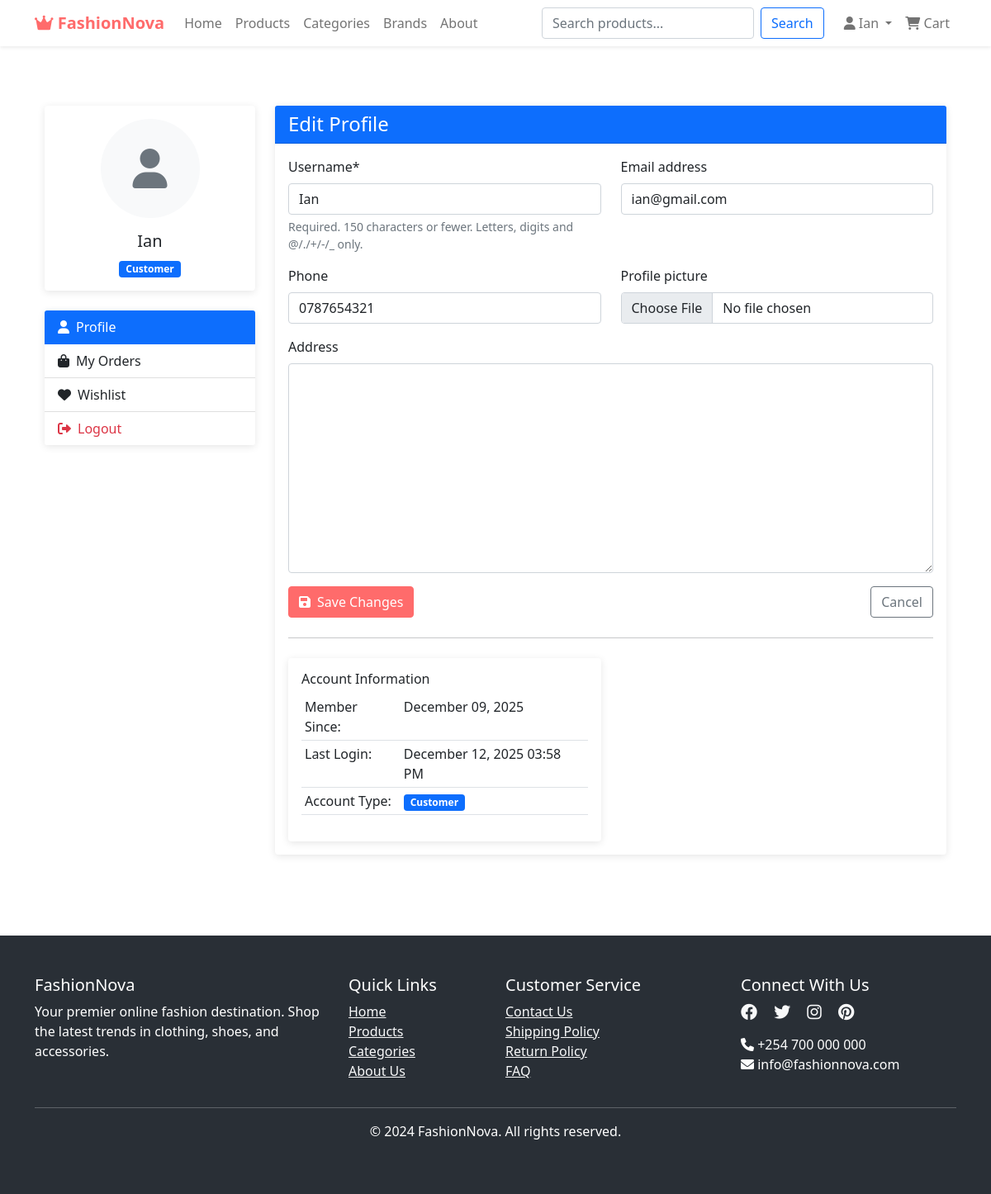
The page /users/profile/ (signed in) on the database its author committed.
### users/models.py (models this page shows, shortened)
class CustomUser(AbstractUser):
    USER_TYPES = (
        ('customer', 'Customer'),
        ('seller', 'Seller'),
        ('admin', 'Admin'),
    )
    user_type = models.CharField(max_length=10, choices=USER_TYPES, default='customer')
    phone = models.CharField(max_length=15, blank=True, null=True)
    address = models.TextField(blank=True, null=True)
    profile_picture = models.ImageField(upload_to='profile_pics/', blank=True, null=True)

### users/views.py (the view)
# urls.py: path('profile/', views.profile_view, name='profile'),
@login_required
def profile_view(request):
    if request.method == 'POST':
        form = UserUpdateForm(request.POST, request.FILES, instance=request.user)
        if form.is_valid():
            form.save()
            messages.success(request, 'Your profile has been updated!')
            return redirect('profile')
    else:
        form = UserUpdateForm(instance=request.user)
    return render(request, 'users/profile.html', {'form': form})

### users/forms.py
class UserUpdateForm(forms.ModelForm):
    class Meta:
        model = CustomUser
        fields = ['username', 'email', 'phone', 'address', 'profile_picture']

### fashionnova_app/context_processors.py (called while the page is built)
def cart_count(request):
    if request.user.is_authenticated:
        try:
            cart_count = Cart.objects.filter(user=request.user).count()
            wishlist_count = Wishlist.objects.filter(user=request.user).count()
            return {
                'cart_count': cart_count,
                'wishlist_count': wishlist_count
            }
        except:
            return {'cart_count': 0, 'wishlist_count': 0}
    return {'cart_count': 0, 'wishlist_count': 0}

### users/templates/users/profile.html (shortened to what this page needs)
{% extends 'base.html' %}
{% load crispy_forms_tags %}
{% block content %}
<div class="container py-5">
    <div class="row">
        <div class="col-md-3">
            <div class="card mb-4">
                <div class="card-body text-center">
                    {% if user.profile_picture %}
                        <img src="{{ user.profile_picture.url }}"
                             class="rounded-circle mb-3"
                             width="120" height="120"
                             alt="{{ user.username }}">
                    {% else %}
                        <div class="rounded-circle bg-light d-inline-flex align-items-center justify-content-center mb-3"
                             style="width: 120px; height: 120px;">
                            <i class="fas fa-user fa-3x text-muted"></i>
                        </div>
                    {% endif %}
                    <h5>{{ user.get_full_name|default:user.username }}</h5>
                    <span class="badge bg-{% if user.user_type == 'seller' %}warning{% else %}primary{% endif %}">
                        {{ user.get_user_type_display }}
                    </span>
                </div>
            </div>
            <div class="card">
                <div class="list-group list-group-flush">
                    <a href="{% url 'profile' %}" class="list-group-item list-group-item-action active">
                        <i class="fas fa-user me-2"></i>Profile
                    </a>
                    <a href="{% url 'orders' %}" class="list-group-item list-group-item-action">
                        <i class="fas fa-shopping-bag me-2"></i>My Orders
                    </a>
                    <a href="{% url 'wishlist' %}" class="list-group-item list-group-item-action">
                        <i class="fas fa-heart me-2"></i>Wishlist
                    </a>
                    <a href="{% url 'logout' %}" class="list-group-item list-group-item-action text-danger">
                        <i class="fas fa-sign-out-alt me-2"></i>Logout
                    </a>
                </div>
            </div>
        </div>
        <div class="col-md-9">
            <div class="card">
                <div class="card-header bg-primary text-white">
                    <h4 class="mb-0">Edit Profile</h4>
                </div>
                <div class="card-body">
                    <form method="POST" enctype="multipart/form-data">
                        <div class="row">
                            <div class="col-md-6">
                                <div class="form-group mb-3">
                                    {{ form.username|as_crispy_field }}
                                </div>
                            </div>
                            <div class="col-md-6">
                                <div class="form-group mb-3">
                                    {{ form.email|as_crispy_field }}
                                </div>
                            </div>
                        </div>
                        <div class="row">
                            <div class="col-md-6">
                                <div class="form-group mb-3">
                                    {{ form.phone|as_crispy_field }}
                                </div>
                            </div>
                            <div class="col-md-6">
                                <div class="form-group mb-3">
                                    {{ form.profile_picture|as_crispy_field }}
                                </div>
                            </div>
                        </div>
                        <div class="form-group mb-3">
                            {{ form.address|as_crispy_field }}
                        </div>
                        <div class="d-flex justify-content-between">
                            <button type="submit" class="btn btn-primary">
                                <i class="fas fa-save me-2"></i>Save Changes
                            </button>
                            <a href="{% url 'home' %}" class="btn btn-outline-secondary">
                                Cancel
                            </a>
                        </div>
                    </form>
                    <hr class="my-4">
                    <div class="row">
                        <div class="col-md-6">
                            <div class="card">
                                <div class="card-body">
                                    <h6>Account Information</h6>
                                    <table class="table table-sm">
                                        <tr>
                                            <td>Member Since:</td>
                                            <td>{{ user.date_joined|date:"F d, Y" }}</td>
                                        </tr>
                                        <tr>
                                            <td>Last Login:</td>
                                            <td>{{ user.last_login|date:"F d, Y h:i A"|default:"Never" }}</td>
                                        </tr>
                                        <tr>
                                            <td>Account Type:</td>
                                            <td>
                                                <span class="badge bg-{% if user.user_type == 'seller' %}warning{% else %}primary{% endif %}">
                                                    {{ user.get_user_type_display }}
                                                </span>
                                            </td>
                                        </tr>
                                    </table>
                                </div>
                            </div>
                        </div>
                    </div>
                </div>
            </div>
        </div>
    </div>
</div>
{% endblock %}

### fashionnova_app/templates/base.html (shortened to what this page needs)
<!DOCTYPE html>
<html lang="en">
<head>
    <link href="https://cdn.jsdelivr.net/npm/bootstrap@5.1.3/dist/css/bootstrap.min.css" rel="stylesheet">
    <link rel="stylesheet" href="https://cdnjs.cloudflare.com/ajax/libs/font-awesome/6.0.0/css/all.min.css">
</head>
<body>
    <nav class="navbar navbar-expand-lg navbar-light bg-white fixed-top shadow-sm">
        <div class="container">
            <a class="navbar-brand" href="{% url 'home' %}">
                <i class="fas fa-crown"></i> FashionNova
            </a>
            <div class="collapse navbar-collapse" id="navbarNav">
                <ul class="navbar-nav me-auto">
                    <li class="nav-item">
                        <a class="nav-link" href="{% url 'home' %}">Home</a>
                    </li>
                    <li class="nav-item">
                        <a class="nav-link" href="{% url 'products' %}">Products</a>
                    </li>
                    <li class="nav-item">
                        <a class="nav-link" href="{% url 'categories' %}">Categories</a>
                    </li>
                    <li class="nav-item">
                        <a class="nav-link" href="{% url 'brands' %}">Brands</a>
                    </li>
                    <li class="nav-item">
                        <a class="nav-link" href="{% url 'about' %}">About</a>
                    </li>
                </ul>
                <form class="d-flex me-3" action="{% url 'search' %}" method="GET">
                    <input class="form-control me-2" type="search" name="q" placeholder="Search products...">
                    <button class="btn btn-outline-primary" type="submit">Search</button>
                </form>
                <ul class="navbar-nav">
                    {% if user.is_authenticated %}
                        <li class="nav-item dropdown">
                            <a class="nav-link dropdown-toggle" href="#" id="userDropdown" role="button" data-bs-toggle="dropdown">
                                <i class="fas fa-user"></i> {{ user.username }}
                            </a>
                        </li>
                        <li class="nav-item">
                            <a class="nav-link position-relative" href="{% url 'cart' %}">
                                <i class="fas fa-shopping-cart"></i> Cart
                            </a>
                        </li>
                    {% endif %}
                </ul>
            </div>
        </div>
    </nav>
    <main class="container mt-4">
        {% block content %}{% endblock %}
    </main>
    <footer class="footer py-5">
        <div class="container">
            <div class="row">
                <div class="col-md-4">
                    <h5>FashionNova</h5>
                    <p>Your premier online fashion destination. Shop the latest trends in clothing, shoes, and accessories.</p>
                </div>
                <div class="col-md-2">
                    <h5>Quick Links</h5>
                    <ul class="list-unstyled">
                        <li><a href="{% url 'home' %}" class="text-light">Home</a></li>
                        <li><a href="{% url 'products' %}" class="text-light">Products</a></li>
                        <li><a href="{% url 'categories' %}" class="text-light">Categories</a></li>
                        <li><a href="{% url 'about' %}" class="text-light">About Us</a></li>
                    </ul>
                </div>
                <div class="col-md-3">
                    <h5>Customer Service</h5>
                    <ul class="list-unstyled">
                        <li><a href="#" class="text-light">Contact Us</a></li>
                        <li><a href="#" class="text-light">Shipping Policy</a></li>
                        <li><a href="#" class="text-light">Return Policy</a></li>
                        <li><a href="#" class="text-light">FAQ</a></li>
                    </ul>
                </div>
                <div class="col-md-3">
                    <h5>Connect With Us</h5>
                    <div class="social-links">
                        <a href="#" class="text-light me-3"><i class="fab fa-facebook fa-lg"></i></a>
                        <a href="#" class="text-light me-3"><i class="fab fa-twitter fa-lg"></i></a>
                        <a href="#" class="text-light me-3"><i class="fab fa-instagram fa-lg"></i></a>
                        <a href="#" class="text-light"><i class="fab fa-pinterest fa-lg"></i></a>
                    </div>
                    <p class="mt-3">
                        <i class="fas fa-phone"></i> +254 700 000 000<br>
                        <i class="fas fa-envelope"></i> info@fashionnova.com
                    </p>
                </div>
            </div>
            <hr class="bg-light">
            <div class="row">
                <div class="col-md-12 text-center">
                    <p>&copy; 2024 FashionNova. All rights reserved.</p>
                </div>
            </div>
        </div>
    </footer>
</body>
</html>

### fashionnova_app/templates/base.html (style rules this page uses)
:root { --primary-color: #ff6b6b; --secondary-color: #4ecdc4; --dark-color: #292f36; --light-color: #f7fff7; }
body { font-family: 'Segoe UI', Tahoma, Geneva, Verdana, sans-serif; padding-top: 56px; }
.navbar-brand { font-weight: bold; color: var(--primary-color) !important; }
.btn-primary { background-color: var(--primary-color); border-color: var(--primary-color); }
.card { transition: transform 0.3s; border: none; box-shadow: 0 2px 10px rgba(0,0,0,0.1); }
.footer { background-color: var(--dark-color); color: white; margin-top: 50px; }

### rows shown on the page
CustomUser: username "Ian", get_full_name "Ian", user_type "Customer", email "ian@gmail.com", phone "0787654321", date_joined "December 09, 2025", last_login "December 12, 2025 03:58 PM"
